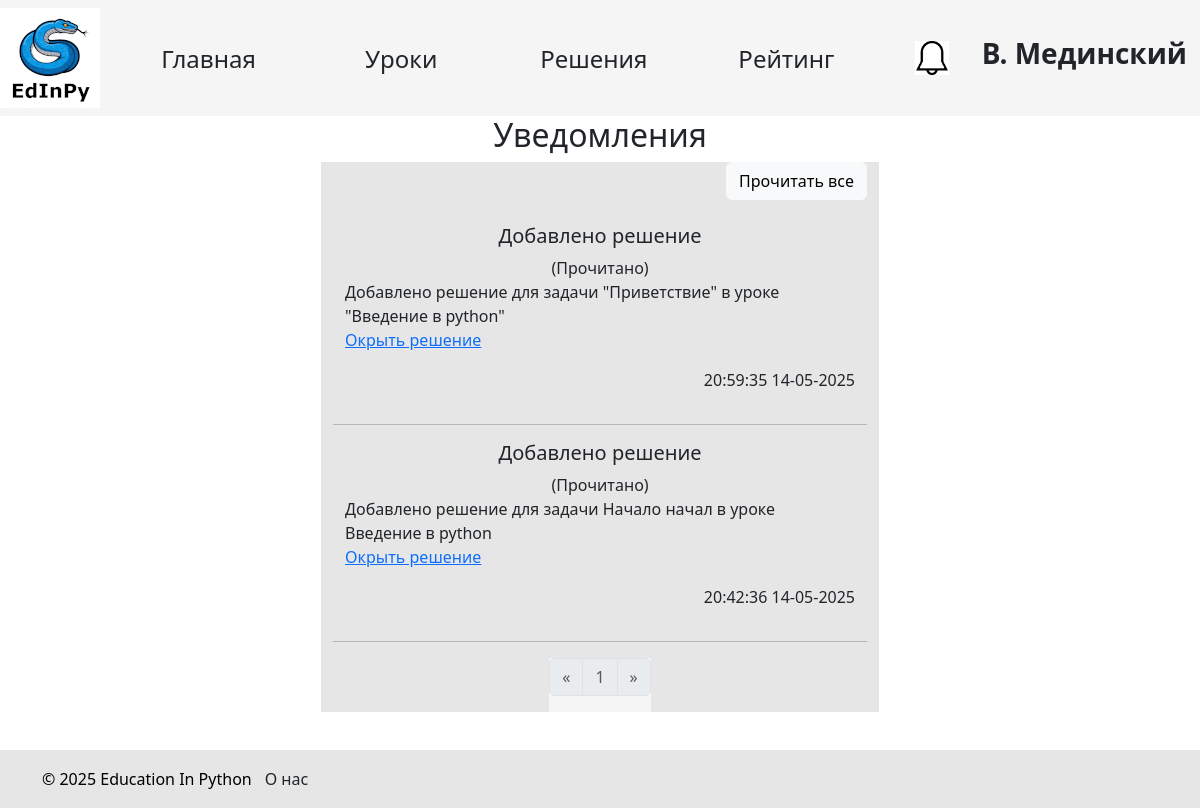
/notifications (signed in), run on the app's committed database.
### data/teachers.py (models this page shows, shortened)
class Teacher(SqlAlchemyBase, UserMixin):
    __tablename__ = 'teachers'
    id = sqlalchemy.Column(sqlalchemy.Integer, primary_key=True, autoincrement=True)
    name = sqlalchemy.Column(sqlalchemy.String, nullable=True)
    surname = sqlalchemy.Column(sqlalchemy.String, nullable=True)
    age = sqlalchemy.Column(sqlalchemy.Integer, nullable=True)
    email = sqlalchemy.Column(sqlalchemy.String, index=True, unique=True, nullable=False)
    students = sqlalchemy.Column(sqlalchemy.String, index=True, unique=True, nullable=False)
    hashed_password = sqlalchemy.Column(sqlalchemy.String, nullable=False)
    image_name = sqlalchemy.Column(sqlalchemy.Text, nullable=True, unique=True)
    student = orm.relationship("Student")
    def has_notifications(self):
        with create_session() as db_sess:
            result = db_sess.query(TeacherNotification).filter(TeacherNotification.teacher_id == current_user.id,
                                                               TeacherNotification.is_read == False).first()
            return result is not None

### data/teacher_notifications.py (models this page shows)
class TeacherNotification(SqlAlchemyBase):
    __tablename__ = 'teacher_notifications'
    id = sqlalchemy.Column(sqlalchemy.Integer, primary_key=True, autoincrement=True)
    teacher_id = sqlalchemy.Column(sqlalchemy.Integer, sqlalchemy.ForeignKey("teachers.id"), nullable=False)
    title = sqlalchemy.Column(sqlalchemy.String)
    content = sqlalchemy.Column(sqlalchemy.String)
    is_read = sqlalchemy.Column(sqlalchemy.Boolean, default=False)
    created_at = sqlalchemy.Column(sqlalchemy.DateTime, default=datetime.datetime.now)

### main.py (the view)
@app.route('/notifications')
@login_required
def notifications():
    if current_user.__class__ == Teacher:
        table = TeacherNotification
        table_id = TeacherNotification.teacher_id
    elif current_user.__class__ == Student:
        table = StudentNotification
        table_id = StudentNotification.student_id
    else:
        return redirect("/")
    page_arg = request.args.get('page')
    if not page_arg:
        page_arg = 0
    else:
        page_arg = int(page_arg) - 1
    if page_arg < 0:
        page_arg = 0
    page_limit = 5
    with db_session.create_session() as db_sess:
        cnt = db_sess.query(table).filter(table_id == current_user.id).count()
        if page_arg * page_limit >= cnt and cnt:
            return redirect('/notifications')
        notifications = db_sess.query(table).filter(table_id == current_user.id) \
            .order_by(table.is_read.asc(), table.created_at.desc()) \
            .limit(page_limit).offset(page_arg * page_limit).all()
        pages = []
        for i in range(page_arg - 2, page_arg + 3):
            if i >= 0 and i * page_limit < cnt:
                page = Page(f"/notifications?page={i + 1}", i + 1)
                if i == page_arg:
                    page.enabled = False
                pages.append(page)
        prev_page = Page(f"/notifications?page={page_arg}")
        next_page = Page(f"/notifications?page={page_arg + 2}")
        if page_arg - 1 < 0:
            prev_page.enabled = False
        if (page_arg + 1) * page_limit >= cnt:
            next_page.enabled = False
        return render_template('notifications.html', notifications=notifications, pages=pages,
                               current_page=page_arg + 1, prev_page=prev_page, next_page=next_page,
                               form_read=NotificationRead(), form_readall=NotificationReadAll())

### forms/notification.py
class NotificationRead(FlaskForm):
    submit = SubmitField('Прочитать')

class NotificationReadAll(FlaskForm):
    submit = SubmitField('Прочитать все')

### data/db_session.py (called while the page is built)
def create_session() -> Session:
    global __factory
    return __factory()

### main.py (called while the page is built)
@login_manager.user_loader
def load_user(id):
    try:
        id, cl = id.split("|")
        if cl not in USER_CLASSES:
            raise Exception
        with db_session.create_session() as db_sess:
            return Session.get(entity=USER_CLASSES[cl], ident=id, self=db_sess)  # создание сессии
    except Exception:
        return None

### templates/notifications.html (shortened to what this page needs)
{% extends "base.html" %} {% block content %}
{% if notifications %}
<h2 style="text-align: center;">Уведомления</h2>
<div class="container w-50 text-center" style="background: rgb(230, 230, 230);">
    <div class="d-grid gap-2 d-md-flex justify-content-md-end">
        <form action="/notifications/readall?page={{ current_page }}" method="post">
            {{ form_readall.submit(type="submit", class="btn btn-light") }}
        </form>
    </div>
    <br>
    {% for notification in notifications %}
    <div class="row">
        <div class="col">
            <div class="container w-90">
                <h5>{{ notification.title }}</h5>{% if notification.is_read %}(Прочитано){% endif %}
                <p class="text-start fs-6">{{ notification.content | safe }}</p>
                <p class="text-end fs-6">{{ notification.created_at.strftime("%H:%M:%S %d-%m-%Y") }}</p>
            </div>
        </div>
    </div>
    <hr>
    {% endfor %}
    <div class="d-flex justify-content-center">
        <nav aria-label="Page navigation">
            <ul class="pagination">
                <li class="page-item">
                    <a class="page-link {{ 'disabled' if not prev_page.enabled }}"
                       href="{{ prev_page.link }}" aria-label="Previous">
                        <span aria-hidden="true">&laquo;</span>
                    </a>
                </li>
                {% for page in pages %}
                <li class="page-item {{ 'disabled' if not page.enabled }}">
                    <a class="page-link" href="{{ page.link }}">{{page.name }}</a>
                </li>
                {% endfor %}
                <li class="page-item {{ 'disabled' if not next_page.enabled }}">
                    <a class="page-link" href="{{ next_page.link }}" aria-label="Next">
                        <span aria-hidden="true">&raquo;</span>
                    </a>
                </li>
            </ul>
        </nav>
    </div>
</div>
{% else %}
<div class="container mx-auto">
    <p class="fs-3 text-center">У Вас еще нет уведомлений</p>
</div>
{% endif %}
{% endblock %}

### templates/base.html (shortened to what this page needs)
<!DOCTYPE html>
<html lang="ru">
  <head>
    <link
      href="https://cdn.jsdelivr.net/npm/bootstrap@5.3.3/dist/css/bootstrap.min.css"
      rel="stylesheet"
    />
    <link rel="stylesheet" href="../static/css/style.css" />
    <link rel="stylesheet" href="../static/css/base.css" />
  </head>
  <body>
    <header>
      <nav class="navbar navbar-light">
        <div class="logo">
          <a href="/">
            <img src="{{url_for('static', filename='edinpy.png')}}" />
          </a>
        </div>
        <div class="nav_buttons">
          <a href="/" type="button" class="btn main_page">Главная</a>
          <a href="/lessons" type="button" class="btn lessons">Уроки</a>
          {% if current_user.is_authenticated and
          current_user.__class__.__name__ == 'Teacher' %}
          <a href="/check_solutions" type="button" class="btn solutions"
            >Решения</a
          >
          {% endif %}
          <a href="/rating" type="button" class="btn rating">Рейтинг</a>
        </div>
        <div class="account">
          <div class="notifications">
            {% if current_user.is_authenticated %} {% if
            current_user.__class__.__name__ in ['Student', 'Teacher'] and
            current_user.has_notifications() %}
            <a href="/notifications">
              <img src="{{ url_for('static', filename='bell_black.png') }}" />
            </a>
            {% else %}
            <a href="/notifications"
              ><img src="{{ url_for('static', filename='bell_white.png') }}"
            /></a>
            {% endif %}
          </div>
          <div class="profile">
            <div class="profile_user">
              <a href="/profile" class="btn"
                ><h3>
                  <b>{{ current_user.name[0] }}. {{ current_user.surname }}</b>
                </h3></a
              >
            </div>
          {% endif %}
        </div>
      </nav>
    </header>
    <main role="main" class="container">{% block content %}{% endblock %}</main>
    <br /><br /><br /><br />
    <div id="footer">
      <div class="container ms-auto">
        <p>&copy; 2025 Education In Python</p>
        <a href="/about_us" class="btn about_us">О нас</a>
      </div>
    </div>
  </body>
</html>

### static/css/base.css (style rules this page uses)
nav { background-color: rgb(245, 245, 245); }
.logo { align-self: flex-start; background-color: rgb(245, 245, 245); }
div.nav_buttons { flex-grow: 1; display: flex; justify-content: space-evenly; flex-wrap: wrap; }
nav > div.nav_buttons a.main_page, nav > div.nav_buttons a.lessons, nav > div.nav_buttons a.solutions, nav > div.nav_buttons a.rating { width: 7em; height: 2em; font-size: 150%; }
div.notifications { width: 33.75px; align-self: center; margin: 0 20px; }
div.notifications img { width: 100%; background-color: rgb(245, 245, 245); }
.account { display: flex; }
#footer { position: fixed; left: 0; bottom: 0; padding: 10px; background: rgb(230, 230, 230); color: black; width: 100%; }
#footer .container { display: flex; flex-direction: row; justify-content: start; }
#footer .container p { margin: 0; align-self: center; }

### templates/notifications.html (style rules this page uses)
hr { height: 1px; }

### data on the page
Teacher: name "В", surname "Мединский"
TeacherNotification: title "Добавлено решение", is_read "(Прочитано)", content "Добавлено решение для задачи \"Приветствие\" в уроке \"Введение в python\" Окрыть решение", created_at "20:59:35 14-05-2025"
TeacherNotification: title "Добавлено решение", is_read "(Прочитано)", content "Добавлено решение для задачи Начало начал в уроке Введение в python Окрыть решение", created_at "20:42:36 14-05-2025"

### other printed values
{{ page.name }} "1"
